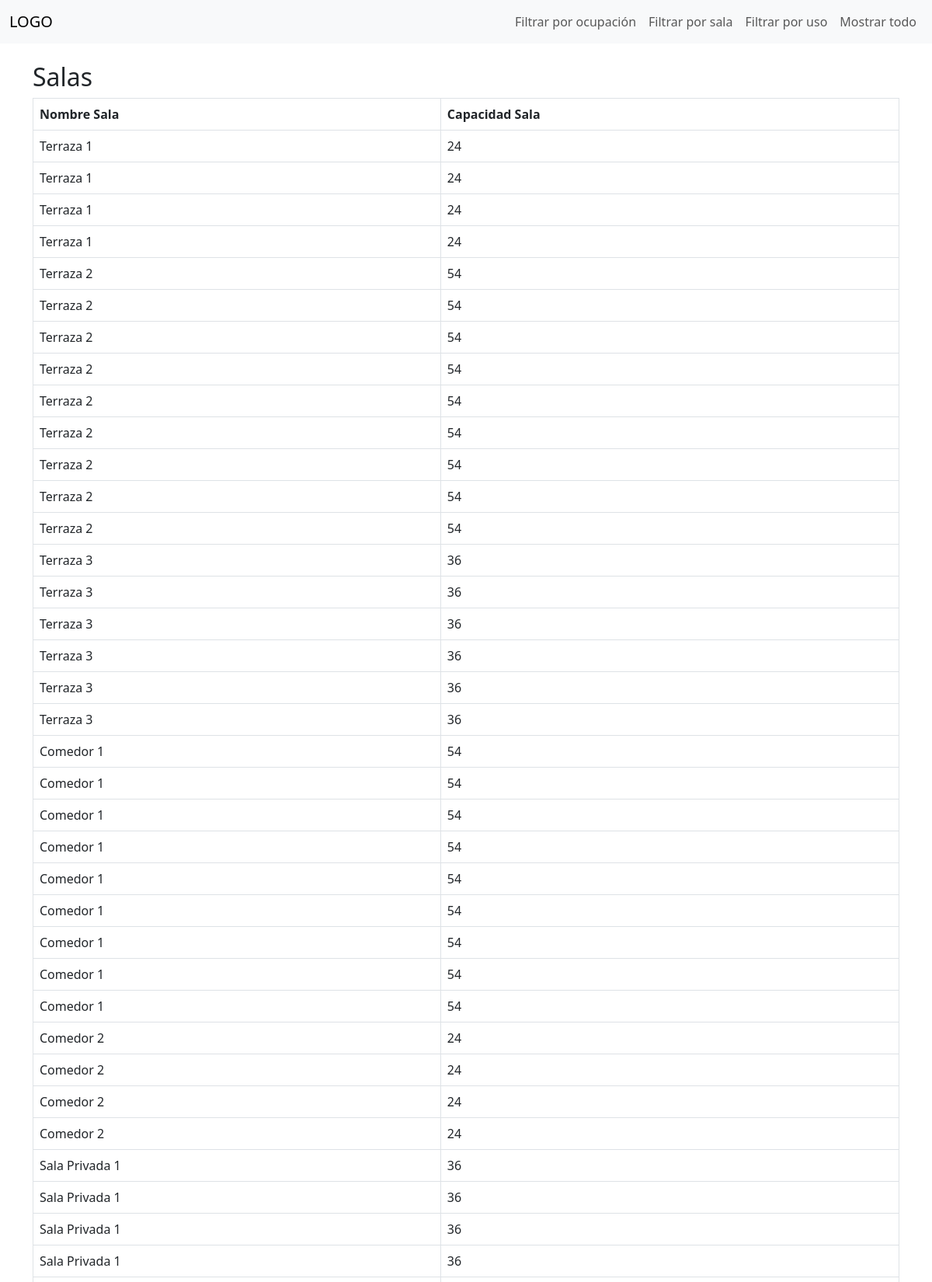
Page /Camarero/historial.php?filtro=sala (signed in, upper part) on the committed database.
### tables this page shows
CREATE TABLE `mesas` (
  `id_mesa` INT NOT NULL AUTO_INCREMENT,
  `capacidad` INT NOT NULL,
  `estado` ENUM('libre', 'ocupada') NULL DEFAULT 'libre',
  `id_sala` INT NULL,
  PRIMARY KEY (`id_mesa`),
  INDEX `id_sala_idx` (`id_sala` ASC) VISIBLE,
  CONSTRAINT `id_sala`
    FOREIGN KEY (`id_sala`)
    REFERENCES `salas` (`id_sala`)
    ON DELETE NO ACTION
    ON UPDATE NO ACTION);

CREATE TABLE `salas` (
  `id_sala` INT NOT NULL AUTO_INCREMENT,
  `nombre` VARCHAR(100) NOT NULL,
  `capacidad` INT NOT NULL,
  PRIMARY KEY (`id_sala`));

### Camarero/historial.php (the view, shortened to what this page needs)
<?php
    include_once("../conexion.php");
    if (!isset($_SESSION['id_usuario'])) {
        header('Location: ' . '../index.php');
        exit();
    } else {
        $filtro = isset($_GET['filtro']) ? $_GET['filtro'] : 'default';
        switch ($filtro) {
            case 'sala':
                $sqlPáginaCamareros = "SELECT salas.id_sala, salas.nombre, salas.capacidad,
                    mesas.id_mesa, mesas.capacidad AS capacidad_mesa, mesas.estado, mesas.id_sala
                    FROM salas
                    INNER JOIN mesas ON salas.id_sala = mesas.id_sala";
                break;
        }
        $stmtPáginaCamareros = mysqli_prepare($con, $sqlPáginaCamareros);
        mysqli_stmt_execute($stmtPáginaCamareros);
        $resultado = mysqli_stmt_get_result($stmtPáginaCamareros);
    }
?>
<!DOCTYPE html>
<html lang="es">
<head>
    <link href="https://cdnjs.cloudflare.com/ajax/libs/bootstrap/5.3.0/css/bootstrap.min.css" rel="stylesheet">
</head>
<body>
    <nav class="navbar navbar-expand-lg bg-body-tertiary">
        <div class="container-fluid">
            <a class="navbar-brand" href="#">LOGO</a>
            <div class="collapse navbar-collapse" id="navbarContent">
                <ul class="navbar-nav ms-auto mb-2 mb-lg-0">
                    <li class="nav-item">
                        <a class="nav-link" href="?filtro=ocupacion">Filtrar por ocupación</a>
                    </li>
                    <li class="nav-item">
                        <a class="nav-link" href="?filtro=sala">Filtrar por sala</a>
                    </li>
                    <li class="nav-item">
                        <a class="nav-link" href="?filtro=uso">Filtrar por uso</a>
                    </li>
                    <li class="nav-item">
                        <a class="nav-link" href="?filtro=default">Mostrar todo</a>
                    </li>
                </ul>
            </div>
        </div>
    </nav>
    <div class="container mt-4">
        <?php if ($filtro == 'ocupacion') : ?>
            <h2>Ocupaciones</h2>
        <?php elseif ($filtro == 'uso') : ?>
            <h2>Mesas más usadas a menos</h2>
        <?php elseif ($filtro == 'sala') : ?>
            <h2>Salas</h2>
        <?php else : ?>
            <h2>Historial mesas</h2>
        <?php endif; ?>
        <table class="table table-bordered">
            <thead>
                <tr>
                    <?php if ($filtro == 'ocupacion') : ?>
                        <th>Ocupación</th>
                        <th>Mesa</th>
                        <th>Estado</th>
                        <th>Camarero</th>
                        <th>Fecha ocupación</th>
                        <th>Fecha liberación</th>
                    <?php elseif ($filtro == 'uso') : ?>
                        <th>Ocupación</th>
                        <th>Mesa</th>
                        <th>Número de Usos</th>
                    <?php elseif ($filtro == 'sala') : ?>
                        <th>Nombre Sala</th>
                        <th>Capacidad Sala</th>
                    <?php endif; ?>
                </tr>
            </thead>
            <tbody>
                <?php
                    if ($resultado && mysqli_num_rows($resultado) > 0) {
                        while ($fila = mysqli_fetch_assoc($resultado)) {
                            echo "<tr>";
                            if ($filtro == 'ocupacion') {
                                if ($fila['id_ocupacion'] != NULL) {
                                    echo "<td>Ocupación ".$fila['id_ocupacion']."</td>";
                                } else {
                                    echo "<td>Esta mesa aún no ha sido ocupada</td>";
                                }
                                echo "<td>Mesa ".$fila['id_mesa']."</td>";
                                echo "<td>".$fila['estado']."</td>";
                                if ($fila['id_usuario'] != NULL) {
                                    echo "<td>".$fila['nombre_completo']."</td>";
                                } else {
                                    echo "<td> Ningún camarero ha asignado esta mesa </td>";
                                }
                                echo "<td>".$fila['fecha_ocupacion']."</td>";
                                if ($fila['fecha_libera'] != NULL) {
                                    echo "<td>".$fila['fecha_libera']."</td>";
                                } else {
                                    echo "<td> Esta mesa actualmente está siendo ocupada </td>";
                                }
                            } elseif ($filtro == 'sala') {
                                echo "<td>".$fila['nombre']."</td>";
                                echo "<td>".$fila['capacidad']."</td>";
                            }
                            echo "</tr>";
                        }
                    } else {
                        echo "<tr><td colspan='7'>No hay resultados</td></tr>";
                    }
                ?>
            </tbody>
        </table>
    </div>
</body>
</html>

### rows in the picture
mesas: id_sala.nombre "Terraza 1", id_sala.capacidad "24"
mesas: id_sala.nombre "Terraza 1", id_sala.capacidad "24"
mesas: id_sala.nombre "Terraza 1", id_sala.capacidad "24"
mesas: id_sala.nombre "Terraza 1", id_sala.capacidad "24"
mesas: id_sala.nombre "Terraza 2", id_sala.capacidad "54"
mesas: id_sala.nombre "Terraza 2", id_sala.capacidad "54"
mesas: id_sala.nombre "Terraza 2", id_sala.capacidad "54"
mesas: id_sala.nombre "Terraza 2", id_sala.capacidad "54"
mesas: id_sala.nombre "Terraza 2", id_sala.capacidad "54"
mesas: id_sala.nombre "Terraza 2", id_sala.capacidad "54"
mesas: id_sala.nombre "Terraza 2", id_sala.capacidad "54"
mesas: id_sala.nombre "Terraza 2", id_sala.capacidad "54"
mesas: id_sala.nombre "Terraza 2", id_sala.capacidad "54"
mesas: id_sala.nombre "Terraza 3", id_sala.capacidad "36"
mesas: id_sala.nombre "Terraza 3", id_sala.capacidad "36"
mesas: id_sala.nombre "Terraza 3", id_sala.capacidad "36"
mesas: id_sala.nombre "Terraza 3", id_sala.capacidad "36"
mesas: id_sala.nombre "Terraza 3", id_sala.capacidad "36"
mesas: id_sala.nombre "Terraza 3", id_sala.capacidad "36"
mesas: id_sala.nombre "Comedor 1", id_sala.capacidad "54"
mesas: id_sala.nombre "Comedor 1", id_sala.capacidad "54"
mesas: id_sala.nombre "Comedor 1", id_sala.capacidad "54"
mesas: id_sala.nombre "Comedor 1", id_sala.capacidad "54"
mesas: id_sala.nombre "Comedor 1", id_sala.capacidad "54"
mesas: id_sala.nombre "Comedor 1", id_sala.capacidad "54"
mesas: id_sala.nombre "Comedor 1", id_sala.capacidad "54"
mesas: id_sala.nombre "Comedor 1", id_sala.capacidad "54"
mesas: id_sala.nombre "Comedor 1", id_sala.capacidad "54"
mesas: id_sala.nombre "Comedor 2", id_sala.capacidad "24"
mesas: id_sala.nombre "Comedor 2", id_sala.capacidad "24"
mesas: id_sala.nombre "Comedor 2", id_sala.capacidad "24"
mesas: id_sala.nombre "Comedor 2", id_sala.capacidad "24"
mesas: id_sala.nombre "Sala Privada 1", id_sala.capacidad "36"
mesas: id_sala.nombre "Sala Privada 1", id_sala.capacidad "36"
mesas: id_sala.nombre "Sala Privada 1", id_sala.capacidad "36"
mesas: id_sala.nombre "Sala Privada 1", id_sala.capacidad "36"
